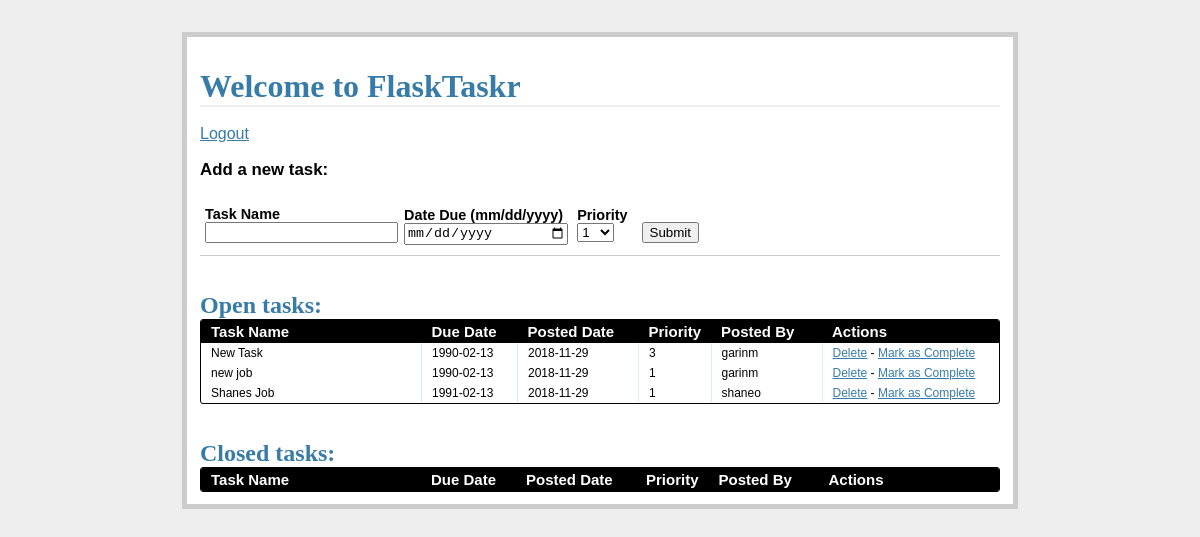
Page /tasks/ (signed in) on the committed database.
### models.py (models this page shows, shortened)
class Task(db.Model):
    __tablename__ = 'tasks'
    task_id = db.Column(db.Integer, primary_key=True)
    name = db.Column(db.String, nullable=False)
    due_date = db.Column(db.Date, nullable=False)
    priority = db.Column(db.Integer, nullable=False)
    posted_date = db.Column(db.Date, default=datetime.datetime.utcnow())
    status = db.Column(db.Integer)
    user_id = db.Column(db.Integer, db.ForeignKey('user.id'))

class User(db.Model):
    __tablename = 'users'
    id = db.Column(db.Integer, primary_key=True)
    name = db.Column(db.String, unique=True, nullable=False)
    email = db.Column(db.String, unique=True, nullable=False)
    password = db.Column(db.String, nullable=False)
    tasks = db.relationship('Task', backref='poster')

### views.py (the view)
@app.route('/tasks/')
@login_required
def tasks():
    open_tasks = db.session.query(Task) \
        .filter_by(status='1').order_by(Task.due_date.asc())
    closed_tasks = db.session.query(Task) \
        .filter_by(status='0').order_by(Task.due_date.asc())
    return render_template(
        'tasks.html',
        form=AddTaskForm(request.form),
        open_tasks=open_tasks,
        closed_tasks=closed_tasks
    )

### forms.py
class AddTaskForm(FlaskForm):
    task_id = IntegerField()
    name = StringField('Task Name', validators=[DataRequired()])
    due_date = DateField(
        'Date Due (mm/dd/yyyy)',
        validators=[DataRequired()], format='%m/%d/%Y'
    )
    priority = SelectField(
        'Priority',
        validators=[DataRequired()],
        choices=[
            ('1', '1'), ('2', '2'), ('3', '3'), ('4', '4'), ('5', '5'),
             ('6', '6'), ('7', '7'), ('8', '8'), ('9', '9'), ('10', '10'),
        ]
    )
    status = IntegerField('Status')

### views.py (called while the page is built)
def login_required(test):
    @wraps(test)
    def wrap(*args, **kwargs):
        if "logged_in" in session:
            return test(*args, **kwargs)
        else:
            flash('You need to login first.')
            return redirect(url_for('login'))
    return wrap

### templates/tasks.html (shortened to what this page needs)
{% extends "_base.html" %}
{% block content %}
<h1>Welcome to FlaskTaskr</h1>
<br>
<a href="{{ url_for('logout') }}">Logout</a>
<div class="add-task">
  <h3>Add a new task:</h3>
  <form action="{{ url_for('new_task') }}" method="post" class="inline-form">
    <div class="input-group">
      {{ form.name.label }}
      {{ form.name }}
    </div>
    <div class="input-group">
      {{ form.due_date.label }}
      {{ form.due_date }}
    </div>
    <div class="input-group">
      {{ form.priority.label }}
      {{ form.priority }}
    </div>
    <div class="input-group">
      <button type="submit">Submit</button>
    </div>
</div>
<div class="entries">
  <br>
  <br>
  <h2>Open tasks:</h2>
  <div class="datagrid">
    <table>
      <thead>
        <tr>
          <th width="200px"><strong>Task Name</strong></th>
          <th width="75px"><strong>Due Date</strong></th>
          <th width="100px"><strong>Posted Date</strong></th>
          <th width="50px"><strong>Priority</strong></th>
          <th width="90px"><strong>Posted By</strong></th>
          <th><strong>Actions</strong></th>
        </tr>
      </thead>
      {% for task in open_tasks %}
        <tr>
          <td width="200px">{{ task.name }}</td>
          <td width="75px">{{ task.due_date }}</td>
          <td width="100px">{{ task.posted_date }}</td>
          <td width="50px">{{ task.priority }}</td>
          <td width="90px">{{ task.poster.name }}</td>
          <td>
            <a href="{{ url_for('delete_entry', task_id = task.task_id) }}">Delete</a>  -
            <a href="{{ url_for('complete', task_id = task.task_id) }}">Mark as Complete</a>
          </td>
        </tr>
      {% endfor %}
    </table>
  </div>
</div>
<br>
<br>
<div class="entries">
  <h2>Closed tasks:</h2>
  <div class="datagrid">
    <table>
      <thead>
        <tr>
          <th width="200px"><strong>Task Name</strong></th>
          <th width="75px"><strong>Due Date</strong></th>
          <th width="100px"><strong>Posted Date</strong></th>
          <th width="50px"><strong>Priority</strong></th>
          <th width="90px"><strong>Posted By</strong></th>
          <th><strong>Actions</strong></th>
        </tr>
      </thead>
    </table>
  </div>
</div>
{% endblock %}

### templates/_base.html (shortened to what this page needs)
<!DOCTYPE html>
<html lang="en">
<head>
    <link rel="stylesheet" href="{{ url_for('static', filename='css/main.css') }}">
</head>
<body>
<div class="page">
    <br>
    {% block content %}
    {% endblock  %}
</div>
</body>
</html>

### static/css/main.css (style rules this page uses)
body { font-family: sans-serif; background: #eee; }
a, h1, h2 { color: #377BA8; }
h1, h2 { font-family: 'Georgia', serif; margin: 0; }
h1 { border-bottom: 2px solid #eee; }
h2 { font-size: 1.5em; }
label { display: block; font-weight: bold; }
.page { margin: 2em auto; width: 50em; border: 5px solid #ccc; padding: 0.8em; background: white; }
.entries { list-style: none; margin: 0; padding: 0; }
.add-task { font-size: 0.9em; border-bottom: 1px solid #ccc; }
.input-group { margin-bottom: 15px; }
.datagrid table { border-collapse: collapse; text-align: left; width: 100%; }
.datagrid { background: #fff; overflow: hidden; border: 1px solid #000000; border-radius: 3px; }
.datagrid table td, .datagrid table th { padding: 3px 10px; }
.datagrid table thead th { background-color:#000000; color:#FFFFFF; font-size: 15px; font-weight: bold; }
.datagrid table thead th:first-child { border: none; }
.datagrid table tbody td { color: #000000; border-left: 1px solid #E1EEF4; font-size: 12px; font-weight: normal; }
.datagrid table tbody td:first-child { border-left: none; }
.datagrid table tbody tr:last-child td { border-bottom: none; }
.inline-form .input-group { display: inline-block; margin: 10px 5px; }
.input-group input { width: 100%; }

### rows in the picture
Task: name "New Task", due_date "1990-02-13", posted_date "2018-11-29", priority "3", poster.name "garinm"
Task: name "new job", due_date "1990-02-13", posted_date "2018-11-29", priority "1", poster.name "garinm"
Task: name "Shanes Job", due_date "1991-02-13", posted_date "2018-11-29", priority "1", poster.name "shaneo"
